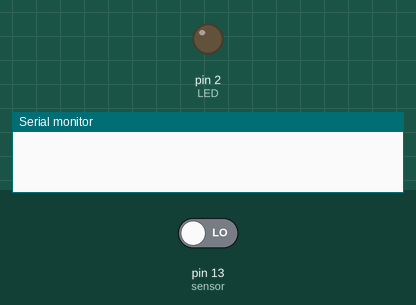
Recording of a sketch running on a simulated Arduino Uno, built with avr-gcc and run on an emulated ATmega328P. Shown: output pins drawn as LEDs (lit = HIGH), the last lines printed to the serial monitor. The test bench sets the inputs (shaded band); at power-on: pin 13 (sensor) LOW.

Above: at 1.2 s.
1.3 s: pin 13 (sensor) driven HIGH
At 2.5 s:
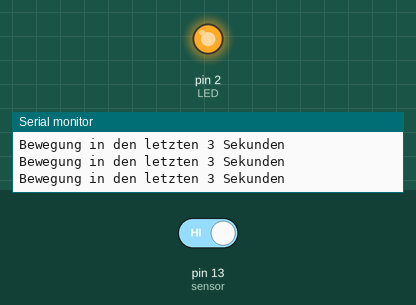
2.8 s: pin 13 (sensor) driven LOW
At 3.8 s:
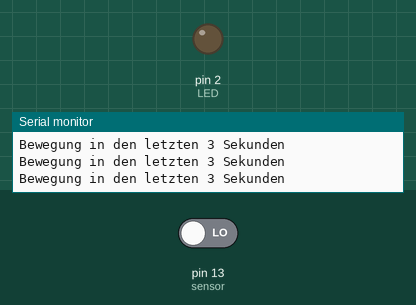
Timing chart, 0 to 37.0 s (numbered marks = the images above; inputs shaded):
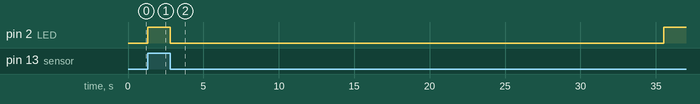

The sketch:

AlternativeBewegungsmelder.ino
```cpp
int sensor = 13;
int LED = 2;
int sensorStatus = 0;
int lastMovement = 0;

void setup()
{
  pinMode(sensor, INPUT);
  pinMode(LED, OUTPUT);
  Serial.begin(9600);
}


void loop()
{
  sensorStatus = digitalRead(sensor);
  int curts = millis();

  if(sensorStatus == 1) {
    lastMovement = curts;
  }

  if(lastMovement && curts - lastMovement < 30) {
    Serial.println("Bewegung in den letzten 3 Sekunden");
    digitalWrite(LED, HIGH);
  } else {
    digitalWrite(LED, LOW);
  }
}
```

Measured:
- after the input at 1.3 s, pin 2 (LED): LOW → HIGH at once
- after the input at 2.8 s, pin 2 (LED): HIGH → LOW at once, → HIGH 32.7 s later
